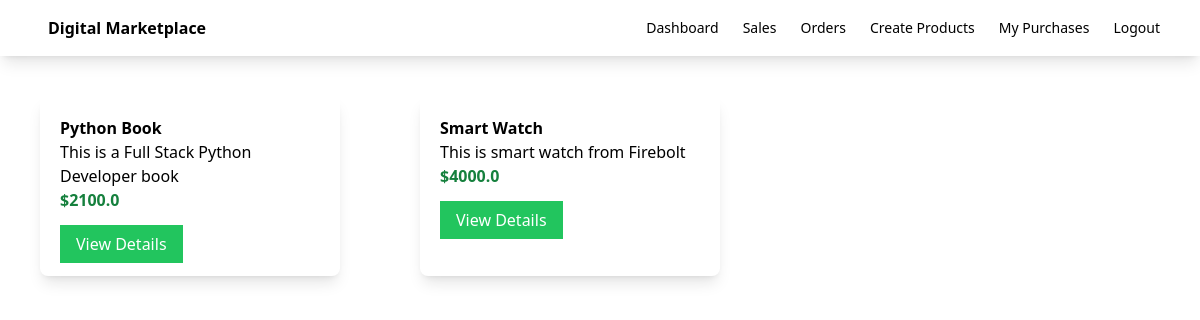
The page / on the database its author committed.
### myapp/models.py (models this page shows, shortened)
class Product(models.Model):
    seller = models.ForeignKey(User, on_delete=models.CASCADE)
    name = models.CharField(max_length=100)
    description = models.CharField(max_length=100)
    price = models.FloatField()
    file = models.FileField(upload_to='uploads')
    total_sales_amount = models.IntegerField(default=0)
    total_sales = models.IntegerField(default=0)

### myapp/views.py (the view)
# urls.py: path('', views.index,name='index'),
def index(request):
    products = Product.objects.all()
    return render(request, 'myapp/index.html', {'products': products})

### myapp/templates/myapp/index.html (shortened to what this page needs)
{% extends 'myapp/base.html' %}
{% block body %}
<div class="product-container flex">
{% for product in products %}
    <div class="product shadow-lg w-1/4 rounded-lg m-10">
        <div class="p-5">
            <div class="font-bold">
                {{ product.name }}
            </div>
            <div>
                {{ product.description }}
            </div>
            <div class="text-green-700 font-bold">
                ${{ product.price }}
            </div>
            <div class="mt-5">
                <a class="bg-green-500 text-white px-4 py-2" href="{% url 'detail' product.id %}">View Details</a>
            </div>
        </div>
    </div>
{% endfor %}
</div>
{% endblock %}

### rows shown on the page
Product: name "Python Book", description "This is a Full Stack Python Developer book", price "2100.0"
Product: name "Smart Watch", description "This is smart watch from Firebolt", price "4000.0"
